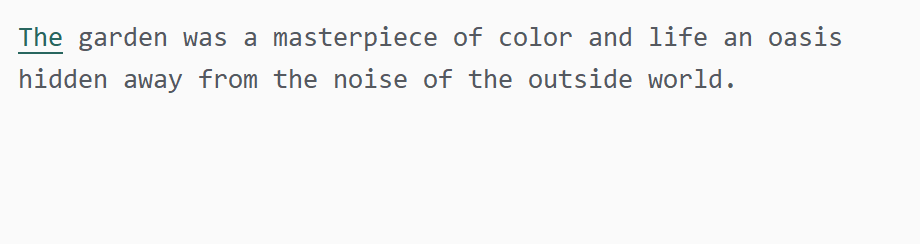
#> input picture artifacts/live-soak-before.png, 920 x 244 px
$ python -i preprocess.py   (imports and definitions only)
#> lines starting #> are read from the running program, lines starting #| are printed output that depends on the picture; after the words box and inside, x2 and y2 are one past the last pixel; in counts of white or black regions, pixels touching at a corner belong together
#> further down, picture is the input picture: shape (244, 920, 3); mean B, G, R 245.3, 245.2, 244.9
import cv2
import numpy as np


def preprocess(image: np.ndarray, scale: float = 2., threshold: bool = True) -> np.ndarray:
#> called with scale = 2, threshold = True
    if image.size == 0 or not np.isfinite(scale) or scale <= 0:
        raise ValueError('Image must be nonempty and scale positive')
    if image.ndim == 2:
        gray = image.copy()
    elif image.ndim == 3 and image.shape[2] in (3, 4):
        gray = cv2.cvtColor(image, cv2.COLOR_BGRA2GRAY if image.shape[2] == 4 else cv2.COLOR_BGR2GRAY)
    else:
        raise ValueError('Expected grayscale, BGR, or BGRA image')
    if scale != 1:
        gray = cv2.resize(gray, None, fx=scale, fy=scale, interpolation=cv2.INTER_CUBIC)
#> gray: shape (488, 1840)
    # Tesseract prefers dark text on a light background.
    if np.median(gray) < 127:
        gray = 255 - gray
    gray = cv2.normalize(gray, None, 0, 255, cv2.NORM_MINMAX)
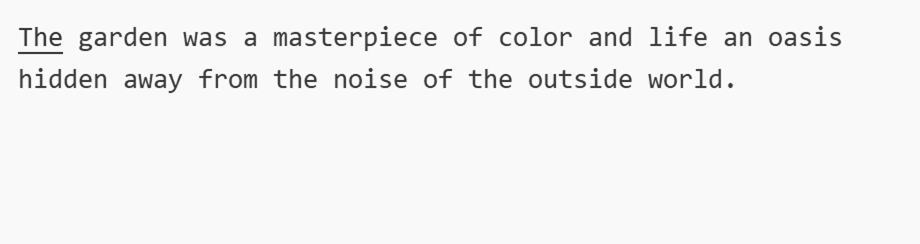
#> gray: shape (488, 1840) (shown at 1/2 size); min 0, max 255, mean 243.2
    if threshold:
        _, gray = cv2.threshold(gray, 0, 255, cv2.THRESH_BINARY + cv2.THRESH_OTSU)
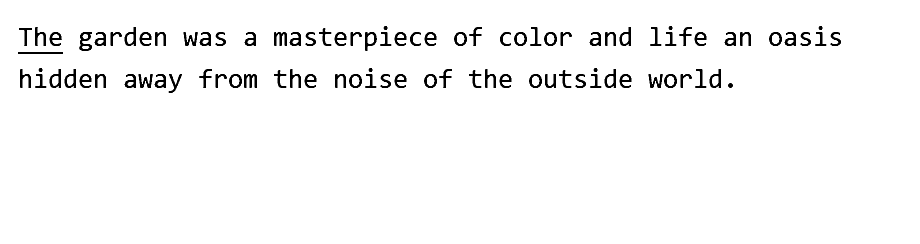
#> gray: shape (488, 1840) (shown at 1/2 size); 96.8% white; 92 black regions, largest, box (x1, y1, x2, y2) and area: (158, 64, 184, 102) 527, (548, 64, 574, 92) 455, (488, 148, 514, 176) 455
    return gray

>>> import cv2
>>> picture = cv2.imread('../../artifacts/live-soak-before.png')
>>> result = preprocess(picture)
